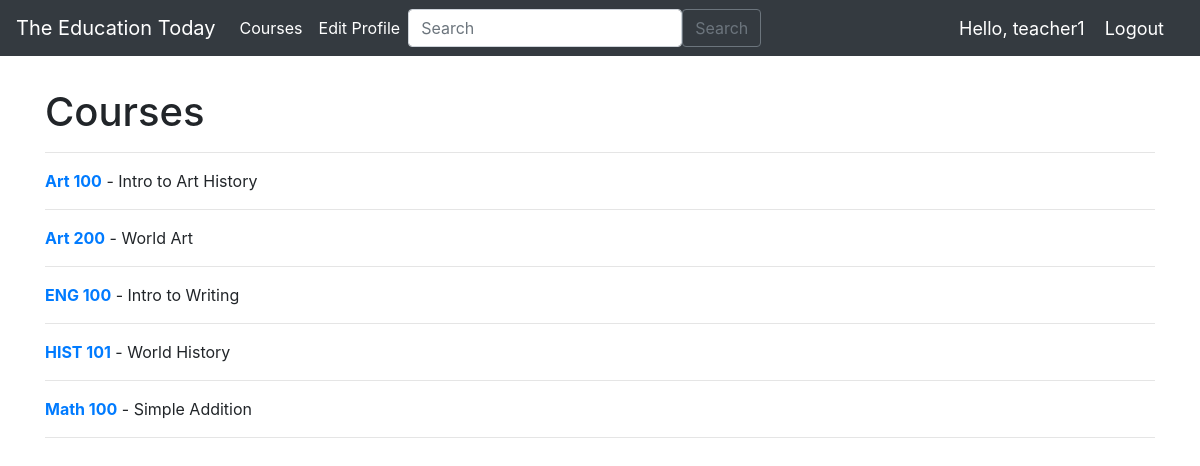
Screenshot of /teachers/courses/ (signed in) with the database file from the repository.
### teachers/models.py (models this page shows, shortened)
class Course(models.Model):
    id = models.AutoField(primary_key=True)
    name = models.CharField(max_length=120)
    subject_name = models.CharField(max_length=255, default="Intro to Art History")
    teacher = models.ForeignKey(User, on_delete=models.CASCADE)
    created_at = models.DateTimeField(auto_now_add=True)

### teachers/views.py (the view)
# urls.py: path('courses/', views.courses, name="courses"),
@login_required(login_url='signin')
def courses(request):
    if request.user.account.is_teacher:
        courses = Course.objects.filter(teacher=request.user).order_by('name')
    else:
        courses = Student_Course.objects.filter(student=request.user)
    return render(request, 'teachers/courses.html', {'courses': courses})

### teachers/templates/teachers/courses.html (shortened to what this page needs)
{% extends "teachers/base.html" %}
{% block content %}
<br/>
<div class="container my-2">
    <h1>Courses</h1>
    <hr>
    {% for course in courses %}
        <strong><a href="{% url 'teachers:course_detail' course.id %}">{{ course.name }}</a></strong> -
        {{ course.subject_name }}
        <br/>
        <hr>
    {% endfor %}
</div>
{%endblock %}

### teachers/templates/teachers/navbar.html (shortened to what this page needs)
{% load static %}
<nav class="navbar navbar-expand-lg navbar-dark bg-dark">
    <a class="navbar-brand" href="{% url 'teachers:main' %}">The Education Today</a>
    <div class="collapse navbar-collapse" id="navbarNav">
      <ul class="navbar-nav">
        <li class="nav-item active">
          <a class="nav-link" href="{% url 'teachers:courses' %}">Courses</a>
        </li>
        <li class="nav-item active">
          <a class="nav-link" href="{% url 'teachers:edit_profile' %}">Edit Profile</a>
        </li>
      </ul>
      <form class="d-flex" method="POST" action="{% url 'teachers:search' %}">
        <input class="form-control me-2" type="search" placeholder="Search" aria-label="Search" name="searched">
        <button class="btn btn-outline-secondary" type="submit">Search</button>
      </form>
    </div>
    {% if user.is_authenticated %}
    <span class="hello-msg"> Hello, {{request.user}} </span>
    <span><a class="hello-msg" href="{% url 'account:signout' %}">Logout</a></span>
    {% endif %}
  </nav>

### teachers/templates/teachers/navbar.html (style rules this page uses)
.hello-msg { font-size: 18px; color: #fff; margin-right: 20px }

### rows the page displays
Course: name "Art 100", subject_name "Intro to Art History"
Course: name "Art 200", subject_name "World Art"
Course: name "ENG 100", subject_name "Intro to Writing"
Course: name "HIST 101", subject_name "World History"
Course: name "Math 100", subject_name "Simple Addition"

### other values shown
{{ request.user }} "teacher1"
